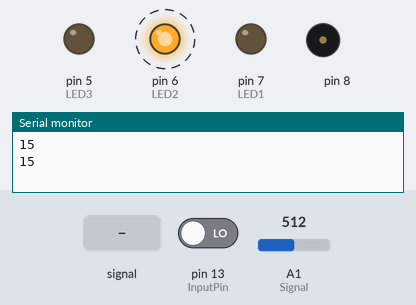
A sketch run on a simulated Arduino Uno, built with avr-gcc and run on an emulated ATmega328P. Parts: output pins drawn as LEDs (lit = HIGH), buzzer (waves = sounding), the last lines printed to the serial monitor. Dashed ring = blinking. The inputs (shaded band) are chosen by the test bench; at power-on: pin 13 (InputPin) LOW, A1 (Signal) = 512.

Above: at 4.8 s.
4.9 s: A1 (Signal) fed a 1000 Hz sine of ±255 counts around its level
At 10.06 s:
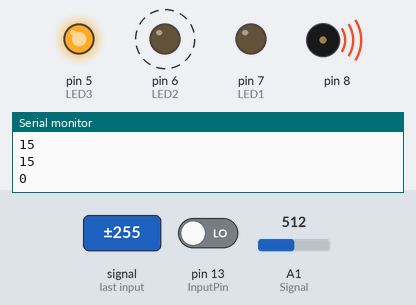
11.3 s: pin 13 (InputPin) driven HIGH
At 12.2 s:
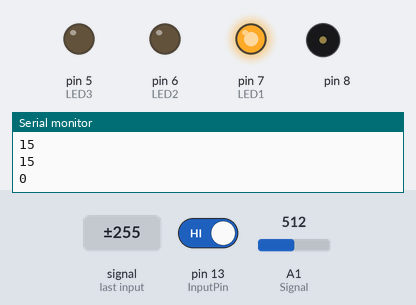
17.7 s: pin 13 (InputPin) driven LOW
At 19.1 s:
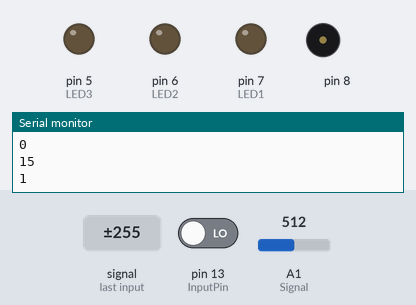
Timing chart, 0 to 27.2 s (numbered marks = the images above; inputs shaded):
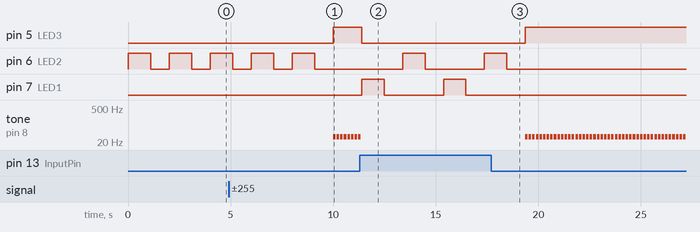

Measured:
- after the input at 4.9 s, pin 5 (LED3): LOW → HIGH after 5.1 s; tone on pin 8: alternates 33 Hz for 0.13 s and silent for 0.05 s, starting after 5.1 s
- after the input at 11.3 s, pin 5 (LED3): HIGH → LOW after 0.10 s; pin 6 (LED2): LOW → HIGH after 2.1 s, → LOW 1.1 s later, → HIGH 2.9 s later; pin 7 (LED1): alternates HIGH for 1.1 s and LOW for 2.9 s, starting after 0.10 s; tone on pin 8: goes on until 11.4 s, then stays silent
- after the input at 17.7 s, pin 5 (LED3): LOW → HIGH after 1.7 s; pin 6 (LED2): goes on until 18.5 s, then stays LOW; pin 7 (LED1): stops changing and stays LOW; tone on pin 8: alternates 33 Hz for 0.13 s and silent for 0.05 s, starting after 1.7 s
- by itself, pin 6 (LED2): alternates HIGH for 1.1 s and LOW for 0.90 s, 5 changes in all, then stays LOW

The sketch:

Alarmanlage.ino
```cpp
/*
   Alarmanlage


   In the normal state, the yellow LED lights up to indicate that the alarm system is active.
   If someone runs into the alarm system or plays with fire in front of the infrared sensor,
   the alarm goes off and the red LED flashes quickly!
   In order to deactivate the alarm system, the white button must be pressed so that the green LED lights up and a melody sounds.
*/
// add note library
#include "pitches.h"

// Global Variables:

// IR-Sensor GND + Signalf
int GND = A0;
int Signal = A1;

// Create the button
int SchalterZustand;
int InputPin = 13;

// Creation of the LEDs
int LED1 = 7;
int LED2 = 6;
int LED3 = 5;

// Musical notes in the melody
int Melodie[] = {NOTE_C1, NOTE_G1, NOTE_C3, NOTE_D7, NOTE_C1, NOTE_G1, NOTE_C3, NOTE_C3};

// Lenght of the notes. 4 = quarter / 8 = eighth note
int noteDauern[] = {8, 8, 8, 8, 4, 4, 4, 4};

void setup() {
  // Put your setup code here, to run once:

  // GND pin of the IR-Sensors
  pinMode(GND, OUTPUT);
  digitalWrite(GND, LOW);
  // Receive signal from IR sensor
  pinMode(Signal, INPUT);

  // LEDs are supplied with power
  pinMode(LED1, OUTPUT);
  pinMode(LED2, OUTPUT);
  pinMode(LED3, OUTPUT);

  // Establishing a serial connection with the pc
  Serial.begin(9600);

  // Declare switch as input
  pinMode(InputPin, INPUT);
}

void loop() {
  // Put your main code here, to run repeatedly:

  SchalterZustand == 0;

  // Initial status of the Alarm system

  digitalWrite(LED1, LOW);
  digitalWrite(LED3, LOW);
  digitalWrite(LED2, HIGH);
  delay(1100);
  digitalWrite(LED2, LOW);
  delay(900);

  // Reading out the status of the sensor
  Serial.println((Signal));
  // If a object is near the sensor
  if (analogRead(Signal) < 500)
  {
    // Reading out the status of the switch
    SchalterZustand = digitalRead(InputPin);
    Serial.println(SchalterZustand, DEC);

    while (SchalterZustand == 0)
    {
      // Iteration over the notes in the melody
      for(int aktuelleNote = 0; aktuelleNote < 48; aktuelleNote++)
      {
        digitalWrite(LED3, HIGH);
        // To calculate the duration of a note, one second is calculated by the note type
        int noteDauer = 1000 / noteDauern [aktuelleNote];
        // Buzzer on Pin8
        tone(8, Melodie [aktuelleNote], noteDauer);

        int pauseZwischenNoten = noteDauer * 1.40;
        delay(pauseZwischenNoten);
        digitalWrite(LED3, LOW);
        noTone(8);
        break;
      }
      SchalterZustand = digitalRead(InputPin);
    }

    if (SchalterZustand == 1)
    {
      // If the switch is pressed, switch off the red LED + switch on the green LED/ buzzer.
      digitalWrite(LED2, LOW);
      digitalWrite(LED3, LOW);
      digitalWrite(LED1, HIGH);
      delay(1080);
      digitalWrite(LED1, LOW);
      delay(900);
    }
  }
}
```

pitches.h
```cpp
/*************************************************
 * Public Constants
 *************************************************/

#define NOTE_B0  31
#define NOTE_C1  33
#define NOTE_CS1 35
#define NOTE_D1  37
#define NOTE_DS1 39
#define NOTE_E1  41
#define NOTE_F1  44
#define NOTE_FS1 46
#define NOTE_G1  49
#define NOTE_GS1 52
#define NOTE_A1  55
#define NOTE_AS1 58
#define NOTE_B1  62
#define NOTE_C2  65
#define NOTE_CS2 69
#define NOTE_D2  73
#define NOTE_DS2 78
#define NOTE_E2  82
#define NOTE_F2  87
#define NOTE_FS2 93
#define NOTE_G2  98
#define NOTE_GS2 104
#define NOTE_A2  110
#define NOTE_AS2 117
#define NOTE_B2  123
#define NOTE_C3  131
#define NOTE_CS3 139
#define NOTE_D3  147
#define NOTE_DS3 156
#define NOTE_E3  165
#define NOTE_F3  175
#define NOTE_FS3 185
#define NOTE_G3  196
#define NOTE_GS3 208
#define NOTE_A3  220
#define NOTE_AS3 233
#define NOTE_B3  247
#define NOTE_C4  262
#define NOTE_CS4 277
#define NOTE_D4  294
#define NOTE_DS4 311
#define NOTE_E4  330
#define NOTE_F4  349
#define NOTE_FS4 370
#define NOTE_G4  392
#define NOTE_GS4 415
#define NOTE_A4  440
#define NOTE_AS4 466
#define NOTE_B4  494
#define NOTE_C5  523
#define NOTE_CS5 554
#define NOTE_D5  587
#define NOTE_DS5 622
#define NOTE_E5  659
#define NOTE_F5  698
#define NOTE_FS5 740
#define NOTE_G5  784
#define NOTE_GS5 831
#define NOTE_A5  880
#define NOTE_AS5 932
#define NOTE_B5  988
#define NOTE_C6  1047
#define NOTE_CS6 1109
#define NOTE_D6  1175
#define NOTE_DS6 1245
#define NOTE_E6  1319
#define NOTE_F6  1397
#define NOTE_FS6 1480
#define NOTE_G6  1568
#define NOTE_GS6 1661
#define NOTE_A6  1760
#define NOTE_AS6 1865
#define NOTE_B6  1976
#define NOTE_C7  2093
#define NOTE_CS7 2217
#define NOTE_D7  2349
#define NOTE_DS7 2489
#define NOTE_E7  2637
#define NOTE_F7  2794
#define NOTE_FS7 2960
#define NOTE_G7  3136
#define NOTE_GS7 3322
#define NOTE_A7  3520
#define NOTE_AS7 3729
#define NOTE_B7  3951
#define NOTE_C8  4186
#define NOTE_CS8 4435
#define NOTE_D8  4699
#define NOTE_DS8 4978
```
